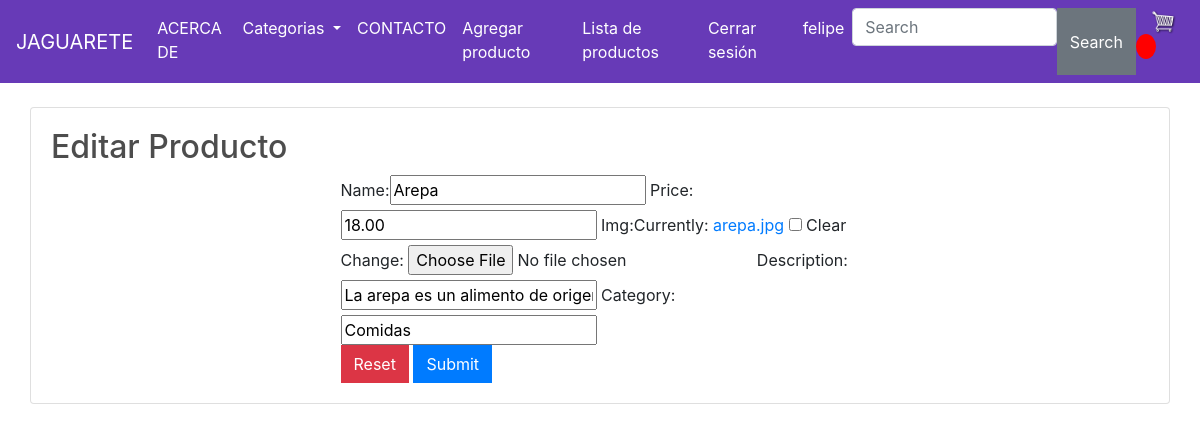
Before: /modificar/2/ (signed in) with the older database file.
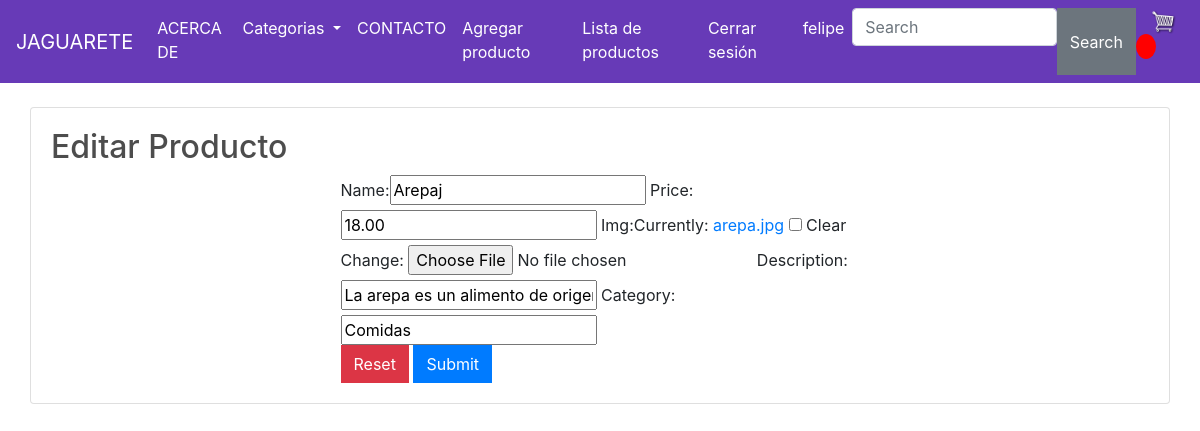
After: the same page with the newer database file.
### store/models.py (models this page shows, shortened)
class Product(models.Model):
    name= models.CharField(max_length=200,null = True)
    price = models.DecimalField(max_digits=7, decimal_places=2)
    img = models.ImageField(null= True,blank=True)
    description = models.CharField(max_length=255,default="")
    category = models.CharField(max_length=255,default="Comidas")

### store/views.py (the view)
# urls.py: path('modificar/<id>/',views.modificar, name="modificar"),
@permission_required('store.modificar')
def modificar(request,id):
    productoss = get_object_or_404(Product, id = id)
    data ={
        'form': ProductForm(instance=productoss)
    }
    if request.method == 'POST':
        formulario = ProductForm(data = request.POST,instance=productoss,files=request.FILES)
        if formulario.is_valid():
            formulario.save()
            return redirect(to="listar")
        data["form"] = formulario
    return render(request,'CRUD/modificar.html',data)

### store/forms.py
class ProductForm(forms.ModelForm):
    class Meta:
        model = Product
        fields = "__all__"

### store/templates/CRUD/modificar.html (shortened to what this page needs)
{% extends 'store/main.html' %}
{% load static %}
{% block content %}
        <div class="row">
            <div class="card">
                <div class="card-body">
                    <h2>Editar Producto</h2>
            <div class="col-12 col-md-6 offset-md-3">
                <form action="" method="POST" enctype="multipart/form-data">
                    {{ form }}
                    <input type="reset" placeholder="Cancelar" class="btn btn-danger">
                    <input type="submit" placeholder="Editar" class="btn btn-primary">
                </form>
            </div>
        </div>
    </div>
</div>
{% endblock content %}

Changed rows visible on the page:
changed Product "Comidas": name "Arepa" → "Arepaj"
